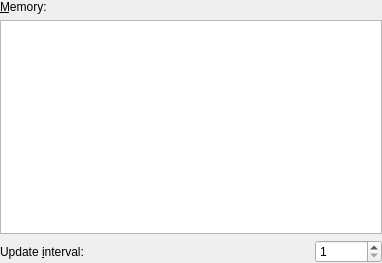
<ui version="4.0" >
 <class>config</class>
 <widget class="QWidget" name="config" >
  <property name="geometry" >
   <rect>
    <x>0</x>
    <y>0</y>
    <width>382</width>
    <height>263</height>
   </rect>
  </property>
  <property name="styleSheet" >
   <string notr="true" />
  </property>
  <layout class="QVBoxLayout" >
   <property name="margin" >
    <number>0</number>
   </property>
   <item>
    <widget class="QLabel" name="label" >
     <property name="text" >
      <string>&amp;Memory:</string>
     </property>
     <property name="buddy" >
      <cstring>treeView</cstring>
     </property>
    </widget>
   </item>
   <item>
    <widget class="QTreeView" name="treeView" >
     <property name="rootIsDecorated" >
      <bool>false</bool>
     </property>
     <property name="uniformRowHeights" >
      <bool>true</bool>
     </property>
     <property name="sortingEnabled" >
      <bool>true</bool>
     </property>
    </widget>
   </item>
   <item>
    <layout class="QHBoxLayout" >
     <item>
      <widget class="QLabel" name="label_2" >
       <property name="text" >
        <string>Update &amp;interval:</string>
       </property>
       <property name="buddy" >
        <cstring>intervalSpinBox</cstring>
       </property>
      </widget>
     </item>
     <item>
      <spacer>
       <property name="orientation" >
        <enum>Qt::Horizontal</enum>
       </property>
       <property name="sizeHint" stdset="0" >
        <size>
         <width>40</width>
         <height>20</height>
        </size>
       </property>
      </spacer>
     </item>
     <item>
      <widget class="KIntSpinBox" name="intervalSpinBox" >
       <property name="minimum" >
        <number>1</number>
       </property>
       <property name="maximum" >
        <number>525600</number>
       </property>
       <property name="value" >
        <number>1</number>
       </property>
      </widget>
     </item>
    </layout>
   </item>
  </layout>
 </widget>
 <customwidgets>
  <customwidget>
   <class>KIntSpinBox</class>
   <extends>QSpinBox</extends>
   <header>knuminput.h</header>
  </customwidget>
 </customwidgets>
 <resources/>
 <connections/>
</ui>
